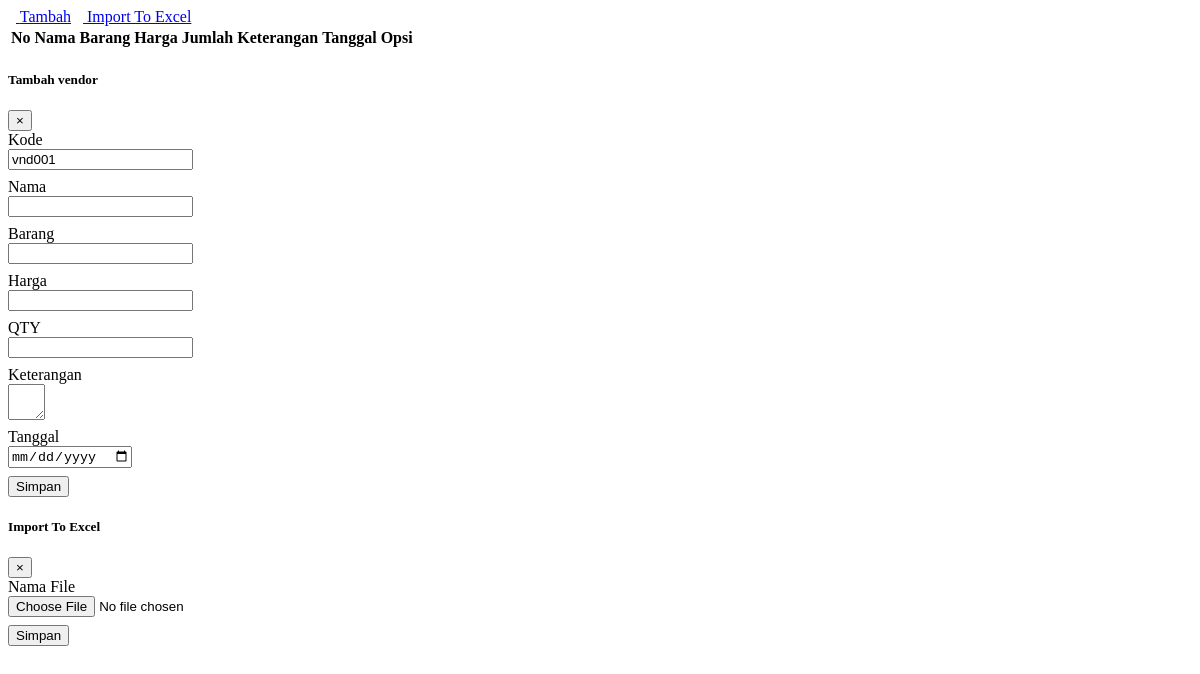
The page /table-vendor.php on the database as committed earlier.
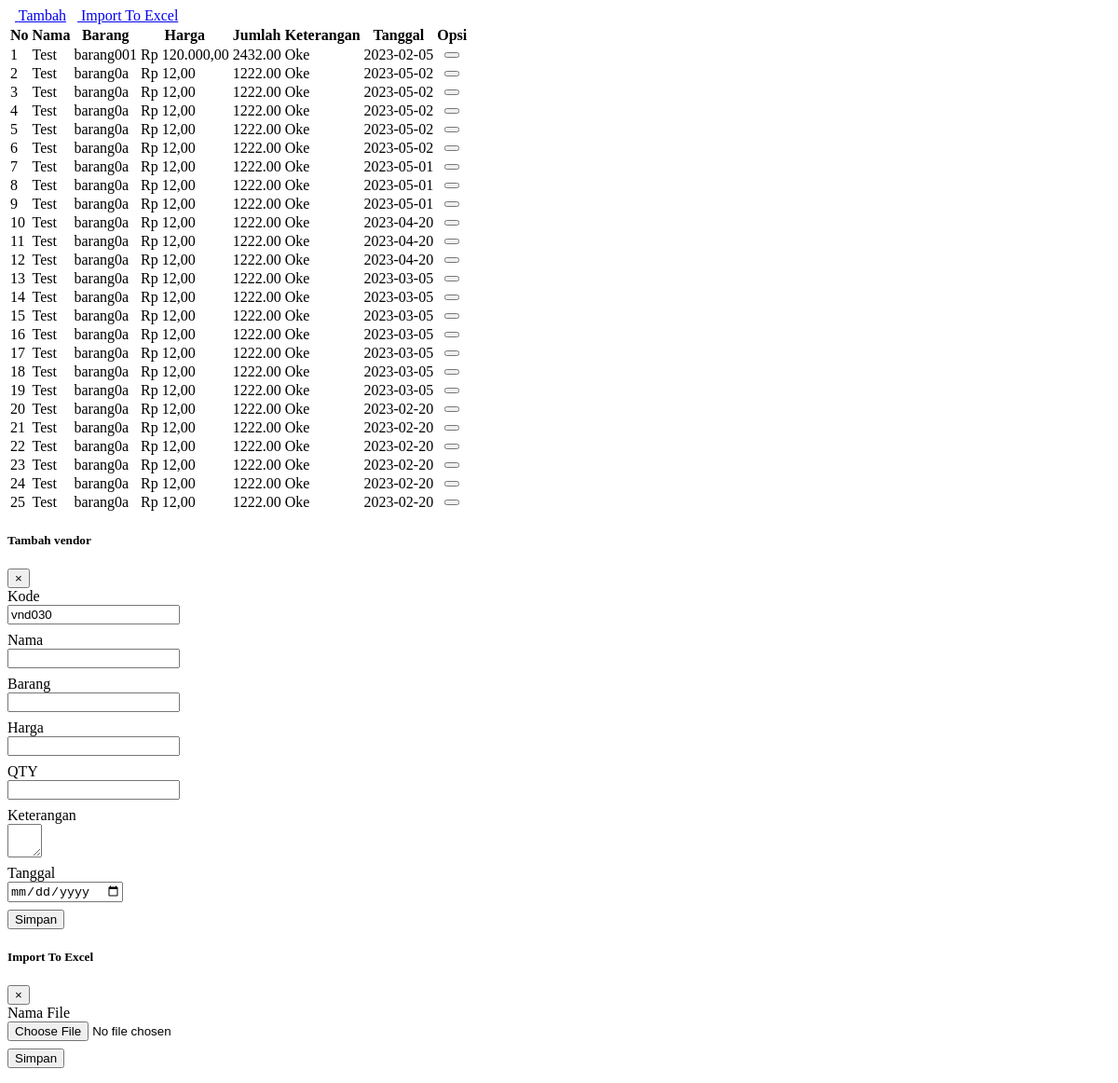
The same page on the database as committed later.
### tables this page shows
CREATE TABLE `vendor` (
  `id` int(11) NOT NULL,
  `Kode` char(120) NOT NULL,
  `Nama` char(120) NOT NULL,
  `Barang` char(120) NOT NULL,
  `Harga` decimal(16,2) NOT NULL,
  `Jumlah` decimal(16,2) NOT NULL,
  `Keterangan` text NOT NULL,
  `Tanggal` date NOT NULL,
  `Status` char(1) NOT NULL,
  `Tipe` char(1) NOT NULL
);

### table-vendor.php (the view, shortened to what the changed rows need)
<link rel="stylesheet" href="plugins/datatables-bs4/css/dataTables.bootstrap4.min.css">
<link rel="stylesheet" href="plugins/datatables-responsive/css/responsive.bootstrap4.min.css">
<link rel="stylesheet" href="plugins/datatables-buttons/css/buttons.bootstrap4.min.css">
<div class="col-12">
    <div class="card">
        <div class="card-body">
            <table id="example2" class="table table-bordered table-striped">
                <thead>
                    <tr class="table-primary">
                        <th>No</th>
                        <th>Nama</th>
                        <th>Barang</th>
                        <th>Harga</th>
                        <th>Jumlah</th>
                        <th>Keterangan</th>
                        <th>Tanggal</th>
                        <th>
                            <center>Opsi</center>
                        </th>
                    </tr>
                </thead>
                <tbody>
                    <?php
                    include 'koneksi.php';
                    $no = 1;
                    $f4hri = mysqli_query($koneksi, "SELECT * FROM vendor WHERE Tipe!='Z' AND Status!='V'");
                    while ($a = mysqli_fetch_array($f4hri)) {
                    ?>
                        <tr>
                            <td style="padding-top:0; padding-bottom:0; vertical-align: middle"><?php echo $no++; ?></td>
                            <td style="padding-top:0; padding-bottom:0; vertical-align: middle"><?php echo $a['Nama']; ?></td>
                            <td style="padding-top:0; padding-bottom:0; vertical-align: middle"><?php echo $a['Barang']; ?></td>
                            <td style="padding-top:0; padding-bottom:0; vertical-align: middle"><?php echo  "Rp " . number_format($a['Harga'], 2, ',', '.'); ?></td>
                            <td style="padding-top:0; padding-bottom:0; vertical-align: middle"><?php echo $a['Jumlah']; ?></td>
                            <td style="padding-top:0; padding-bottom:0; vertical-align: middle"><?php echo $a['Keterangan']; ?></td>
                            <td style="padding-top:0; padding-bottom:0; vertical-align: middle"><?php echo $a['Tanggal']; ?></td>
                            <td style="padding-top:0; padding-bottom:0; vertical-align: middle">
                                <center><a href="javascript:void(0)" class='btn btn-primary btn-sm open_modal' id='<?php echo $a['id']; ?>'><i class="fas fa-pencil-alt"></i></a>
                                    <button type="submit" id="DeleteButton" class='btn btn-danger btn-sm' value="<?php echo $a['id']; ?>"><i class="fas fa-trash"></i></button>
                                </center>
                            </td>
                        </tr>
                    <?php } ?>
                </tbody>
            </table>
        </div>
    </div>
    <div id="tambahData" class="modal fade" tabindex="-1" role="dialog" aria-labelledby="myModalLabel" aria-hidden="true">
        <div class="modal-dialog modal-dialog-scrollable modal-lg">
            <div class="modal-content">
                <div class="modal-body">
                    <form action="" method="POST" autocomplete="off" id="formAdd" style="margin-bottom:0px">
                        <div class="form-group row" style="margin-bottom:8px">
                            <div class="col-sm-9">
                                <?php
                                $char = "vnd";
                                $query  = mysqli_query($koneksi, "SELECT max(Kode) as kodeTerbesar FROM vendor WHERE Tipe!='Z' AND Kode LIKE '{$char}%' ORDER BY Kode DESC LIMIT 5");
                                $tampil = mysqli_fetch_array($query);
                                $KodeSiswa = $tampil['kodeTerbesar'];
                                $no =  substr($KodeSiswa, -3, 3);
                                $no = (int) $no;
                                $no += 1;
                                $KodeSiswa = $char . sprintf("%03s", $no);
                                echo '<input type="text" class="form-control" name="Kode" value="' . $KodeSiswa . '" readonly required>';
                                ?>
                            </div>
                        </div>
                    </form>
                </div>
            </div>
        </div>
    </div>

Rows that differ between the two databases and show on the page:
added vendor: Nama "Test", Barang "barang001", Harga "120.000,00", Jumlah "2432.00", Keterangan "Oke", Tanggal "2023-02-05", $a['id'] 2 (drawn)
added vendor: Nama "Test", Barang "barang0a", Harga "12,00", Jumlah "1222.00", Keterangan "Oke", Tanggal "2023-05-02", $a['id'] 7 (drawn)
added vendor: Nama "Test", Barang "barang0a", Harga "12,00", Jumlah "1222.00", Keterangan "Oke", Tanggal "2023-05-02", $a['id'] 8 (drawn)
added vendor: Nama "Test", Barang "barang0a", Harga "12,00", Jumlah "1222.00", Keterangan "Oke", Tanggal "2023-05-02", $a['id'] 9 (drawn)
added vendor: Nama "Test", Barang "barang0a", Harga "12,00", Jumlah "1222.00", Keterangan "Oke", Tanggal "2023-05-02", $a['id'] 10 (drawn)
added vendor: Nama "Test", Barang "barang0a", Harga "12,00", Jumlah "1222.00", Keterangan "Oke", Tanggal "2023-05-02", $a['id'] 11 (drawn)
added vendor: Nama "Test", Barang "barang0a", Harga "12,00", Jumlah "1222.00", Keterangan "Oke", Tanggal "2023-05-01", $a['id'] 12 (drawn)
added vendor: Nama "Test", Barang "barang0a", Harga "12,00", Jumlah "1222.00", Keterangan "Oke", Tanggal "2023-05-01", $a['id'] 13 (drawn)
added vendor: Nama "Test", Barang "barang0a", Harga "12,00", Jumlah "1222.00", Keterangan "Oke", Tanggal "2023-05-01", $a['id'] 14 (drawn)
added vendor: Nama "Test", Barang "barang0a", Harga "12,00", Jumlah "1222.00", Keterangan "Oke", Tanggal "2023-04-20", $a['id'] 15 (drawn)
added vendor: Nama "Test", Barang "barang0a", Harga "12,00", Jumlah "1222.00", Keterangan "Oke", Tanggal "2023-04-20", $a['id'] 16 (drawn)
added vendor: Nama "Test", Barang "barang0a", Harga "12,00", Jumlah "1222.00", Keterangan "Oke", Tanggal "2023-04-20", $a['id'] 17 (drawn)
added vendor: Nama "Test", Barang "barang0a", Harga "12,00", Jumlah "1222.00", Keterangan "Oke", Tanggal "2023-03-05", $a['id'] 18 (drawn)
added vendor: Nama "Test", Barang "barang0a", Harga "12,00", Jumlah "1222.00", Keterangan "Oke", Tanggal "2023-03-05", $a['id'] 19 (drawn)
added vendor: Nama "Test", Barang "barang0a", Harga "12,00", Jumlah "1222.00", Keterangan "Oke", Tanggal "2023-03-05", $a['id'] 20 (drawn)
added vendor: Nama "Test", Barang "barang0a", Harga "12,00", Jumlah "1222.00", Keterangan "Oke", Tanggal "2023-03-05", $a['id'] 21 (drawn)
added vendor: Nama "Test", Barang "barang0a", Harga "12,00", Jumlah "1222.00", Keterangan "Oke", Tanggal "2023-03-05", $a['id'] 22 (drawn)
added vendor: Nama "Test", Barang "barang0a", Harga "12,00", Jumlah "1222.00", Keterangan "Oke", Tanggal "2023-03-05", $a['id'] 23 (drawn)
added vendor: Nama "Test", Barang "barang0a", Harga "12,00", Jumlah "1222.00", Keterangan "Oke", Tanggal "2023-03-05", $a['id'] 24 (drawn)
added vendor: Nama "Test", Barang "barang0a", Harga "12,00", Jumlah "1222.00", Keterangan "Oke", Tanggal "2023-02-20", $a['id'] 25 (drawn)
added vendor: Nama "Test", Barang "barang0a", Harga "12,00", Jumlah "1222.00", Keterangan "Oke", Tanggal "2023-02-20", $a['id'] 26 (drawn)
added vendor: Nama "Test", Barang "barang0a", Harga "12,00", Jumlah "1222.00", Keterangan "Oke", Tanggal "2023-02-20", $a['id'] 27 (drawn)
added vendor: Nama "Test", Barang "barang0a", Harga "12,00", Jumlah "1222.00", Keterangan "Oke", Tanggal "2023-02-20", $a['id'] 28 (drawn)
added vendor: Nama "Test", Barang "barang0a", Harga "12,00", Jumlah "1222.00", Keterangan "Oke", Tanggal "2023-02-20", $a['id'] 29 (drawn)
added vendor: Nama "Test", Barang "barang0a", Harga "12,00", Jumlah "1222.00", Keterangan "Oke", Tanggal "2023-02-20", $a['id'] 30 (drawn)
Other text that changed with them:
form field Kode: "vnd001" → "vnd030"
